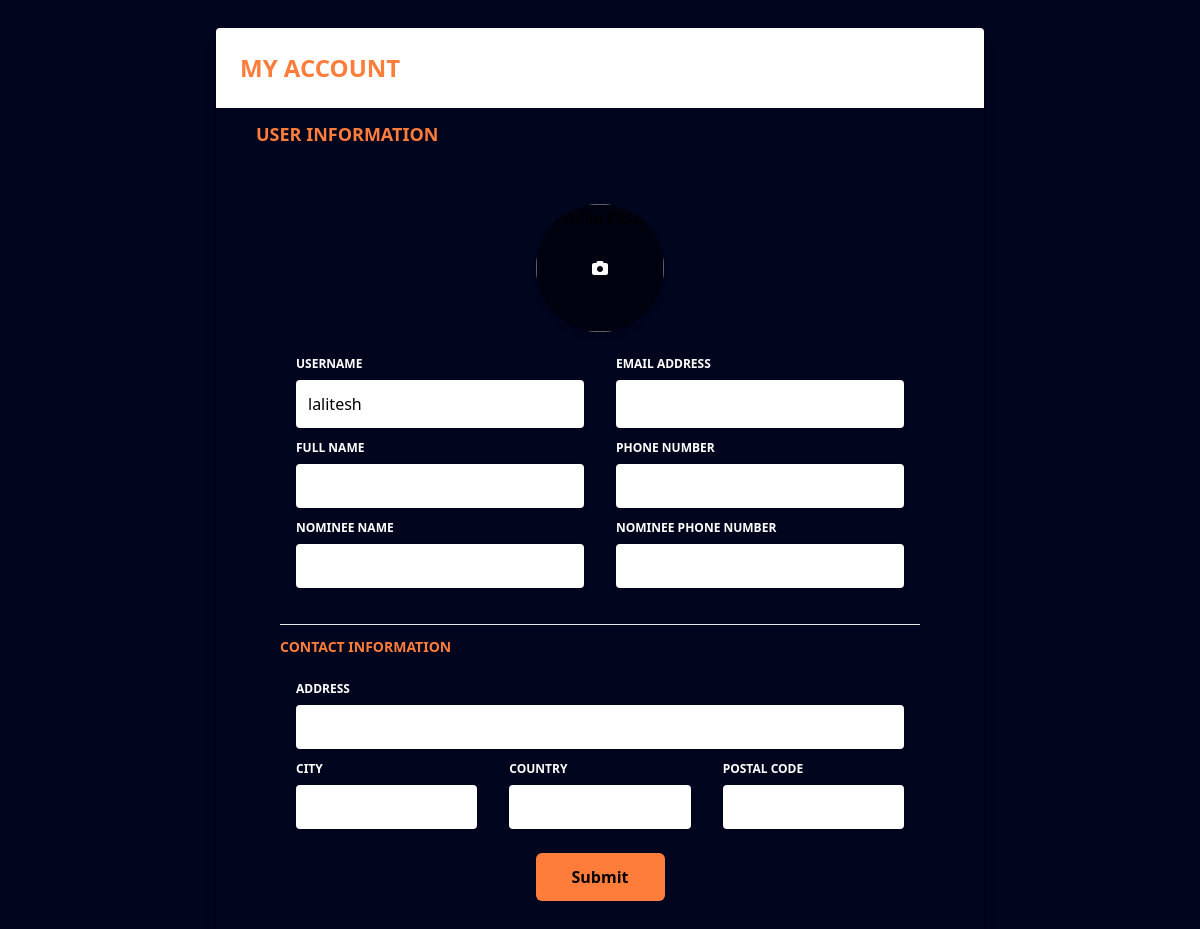
The page /details (signed in) on the database as committed earlier.
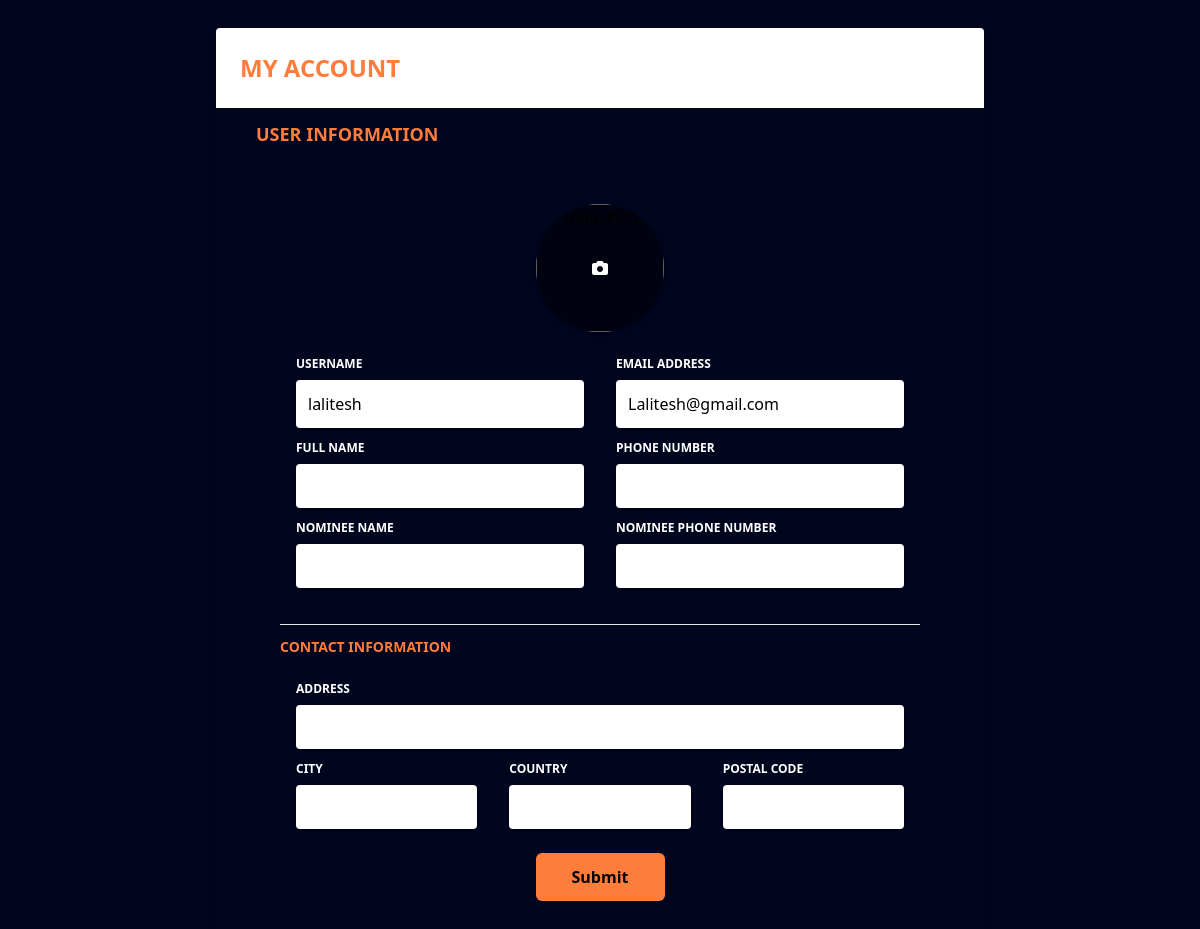
The same page on the database as committed later.
### App/models.py (models this page shows)
class Register(AbstractUser):
    details = models.BooleanField(default=False)
    class Meta:
        db_table = "User_table"

### App/views.py (the view)
# urls.py: path('details', views.details, name="details"),
@csrf_exempt
@login_required(login_url='/login')
def details(request):
    username = request.user.username
    data = Register.objects.filter(username=username).first()
    return render(request, "userdetails.html", {'user': data})

### templates/userdetails.html (shortened to what this page needs)
{% load static tailwind_tags %}
<html lang="en">
<head>
    <link rel="stylesheet" href="https://cdnjs.cloudflare.com/ajax/libs/font-awesome/6.2.0/css/all.min.css" />
    {% tailwind_css %}
</head>
<body>
<section class=" py-1 bg-blue-100 bg-color-primary ">
<div class="w-full lg:w-8/12 px-4 mx-auto mt-6">
  <div class="relative flex flex-col min-w-0 break-words w-full mb-6 shadow-lg rounded-lg bg-blueGray-100 border-0">
    <div class="rounded-t bg-white mb-0 px-6 py-6">
      <div class="text-center flex content-center justify-between">
        <h6 class="text-color-secondary  text-2xl uppercase font-bold">
          My account
        </h6>
      </div>
    </div>
    <div class="flex-auto px-4 lg:px-10 py-10 pt-0">
      <form method="POST" action="{% url 'checkdetails' %}"  enctype="multipart/form-data">
        <h6 class="text-color-secondary text-lg mt-3 mb-6 font-bold uppercase">
          User Information
        </h6>
           <div class="px-6 py-8">
            <div class="flex justify-center mb-6">
                <div class="relative">
                    <img id="profileImagePreview" src="https://cdn.tuk.dev/assets/photo-1564061170517-d3907caa96ea.jfif" alt="Profile Picture" class="rounded-full h-32 w-32 object-cover shadow-md" />
                    <label for="profile_image" class="absolute inset-0 flex items-center justify-center cursor-pointer bg-black bg-opacity-50 rounded-full text-white">
                        <i class="fa fa-camera"></i>
                    </label>
                </div>
            </div>
        <div class="flex flex-wrap">
          <div class="w-full lg:w-6/12 px-4">
            <div class="relative w-full mb-3">
              <label class="block uppercase  text-white text-xs font-bold mb-2" htmlfor="grid-password">
                Username
              </label>
              <input type="text"  disabled value="{{ user}}" class="border-0 px-3 py-3 placeholder-blueGray-300 text-blueGray-600 bg-white rounded  shadow focus:outline-none focus:ring w-full ease-linear transition-all duration-150" >
            </div>
          </div>
          <div class="w-full lg:w-6/12 px-4">
            <div class="relative w-full mb-3">
              <label class="block uppercase  text-white text-xs font-bold mb-2" htmlfor="grid-password">
                Email address
              </label>
                <input type="email"  value="{{ user.email }}" disabled class="border-0 px-3 py-3 placeholder-blueGray-300 text-blueGray-600 bg-white rounded  shadow focus:outline-none focus:ring w-full ease-linear transition-all duration-150">
            </div>
          </div>
          <div class="w-full lg:w-6/12 px-4">
            <div class="relative w-full mb-3">
              <label class="block uppercase text-white text-xs font-bold mb-2" htmlfor="grid-password">
                Full Name
              </label>
              <input type="text" required name="name" class="border-0 px-3 py-3 placeholder-blueGray-300  bg-white rounded text-sm shadow focus:outline-none focus:ring w-full ease-linear transition-all duration-150" >
            </div>
          </div>
           <div class="w-full lg:w-6/12 px-4">
            <div class="relative w-full mb-3">
              <label class="block uppercase  text-white text-xs font-bold mb-2" htmlfor="grid-password">
                phone number
              </label>
              <input type="number" required name="phonenumber" class="border-0 px-3 py-3 placeholder-blueGray-300  text-blueGray-600 bg-white rounded text-sm shadow focus:outline-none focus:ring w-full ease-linear transition-all duration-150" >
            </div>
          </div>
           <div class="w-full lg:w-6/12 px-4">
            <div class="relative w-full mb-3">
              <label class="block uppercase text-white text-xs font-bold mb-2" htmlfor="grid-password">
                Nominee Name
              </label>
              <input type="text" name="nomineename"  required class="border-0 px-3 py-3 placeholder-blueGray-300 text-blueGray-600 bg-white rounded text-sm shadow focus:outline-none focus:ring w-full ease-linear transition-all duration-150" >
            </div>
          </div>
           <div class="w-full lg:w-6/12 px-4">
            <div class="relative w-full mb-3">
              <label class="block uppercase text-white text-xs font-bold mb-2" htmlfor="grid-password">
                Nominee  Phone number
              </label>
              <input type="number" required name="nomineename" class="border-0 px-3 py-3 placeholder-blueGray-300 text-blueGray-600 bg-white rounded text-sm shadow focus:outline-none focus:ring w-full ease-linear transition-all duration-150" >
            </div>
          </div>
        </div>
        <hr class="mt-6 border-b-1 border-blueGray-300">
        <h6 class="text-color-secondary text-sm mt-3 mb-6 font-bold uppercase">
          Contact Information
        </h6>
        <div class="flex flex-wrap">
          <div class="w-full lg:w-12/12 px-4">
            <div class="relative w-full mb-3">
              <label class="block uppercase text-white text-xs font-bold mb-2" htmlfor="grid-password">
                Address
              </label>
              <input type="text" required name="address" class="border-0 px-3 py-3 placeholder-blueGray-300 text-blueGray-600 bg-white rounded text-sm shadow focus:outline-none focus:ring w-full ease-linear transition-all duration-150" >
            </div>
          </div>
          <div class="w-full lg:w-4/12 px-4">
            <div class="relative w-full mb-3">
              <label class="block uppercase text-white text-xs font-bold mb-2" htmlfor="grid-password">
                City
              </label>
              <input type="text" required name="city" class="border-0 px-3 py-3 placeholder-blueGray-300 text-blueGray-600 bg-white rounded text-sm shadow focus:outline-none focus:ring w-full ease-linear transition-all duration-150" >
            </div>
          </div>
          <div class="w-full lg:w-4/12 px-4">
            <div class="relative w-full mb-3">
              <label class="block uppercase text-white text-xs font-bold mb-2" htmlfor="grid-password">
                Country
              </label>
              <input type="text" required name="country" class="border-0 px-3 py-3 placeholder-blueGray-300 text-blueGray-600 bg-white rounded text-sm shadow focus:outline-none focus:ring w-full ease-linear transition-all duration-150" >
            </div>
          </div>
          <div class="w-full lg:w-4/12 px-4">
            <div class="relative w-full mb-3">
              <label class="block uppercase text-white
               text-xs font-bold mb-2" htmlfor="grid-password">
                Postal Code
              </label>
              <input type="text"  required name="postalcode" class="border-0 px-3 py-3 placeholder-blueGray-300  bg-white rounded text-sm shadow focus:outline-none focus:ring w-full ease-linear transition-all duration-150">
            </div>
          </div>
        </div>
        <div class="flex justify-center py-3">
            <input type="submit"  class="btn duration-100" name="Save"/>
        </div>
      </form>
    </div>
  </div>
</div>
</section>
</body>
</html>

Rows that differ between the two databases and show on the page:
changed Register "lalitesh": email (not shown) → "Lalitesh@gmail.com"
